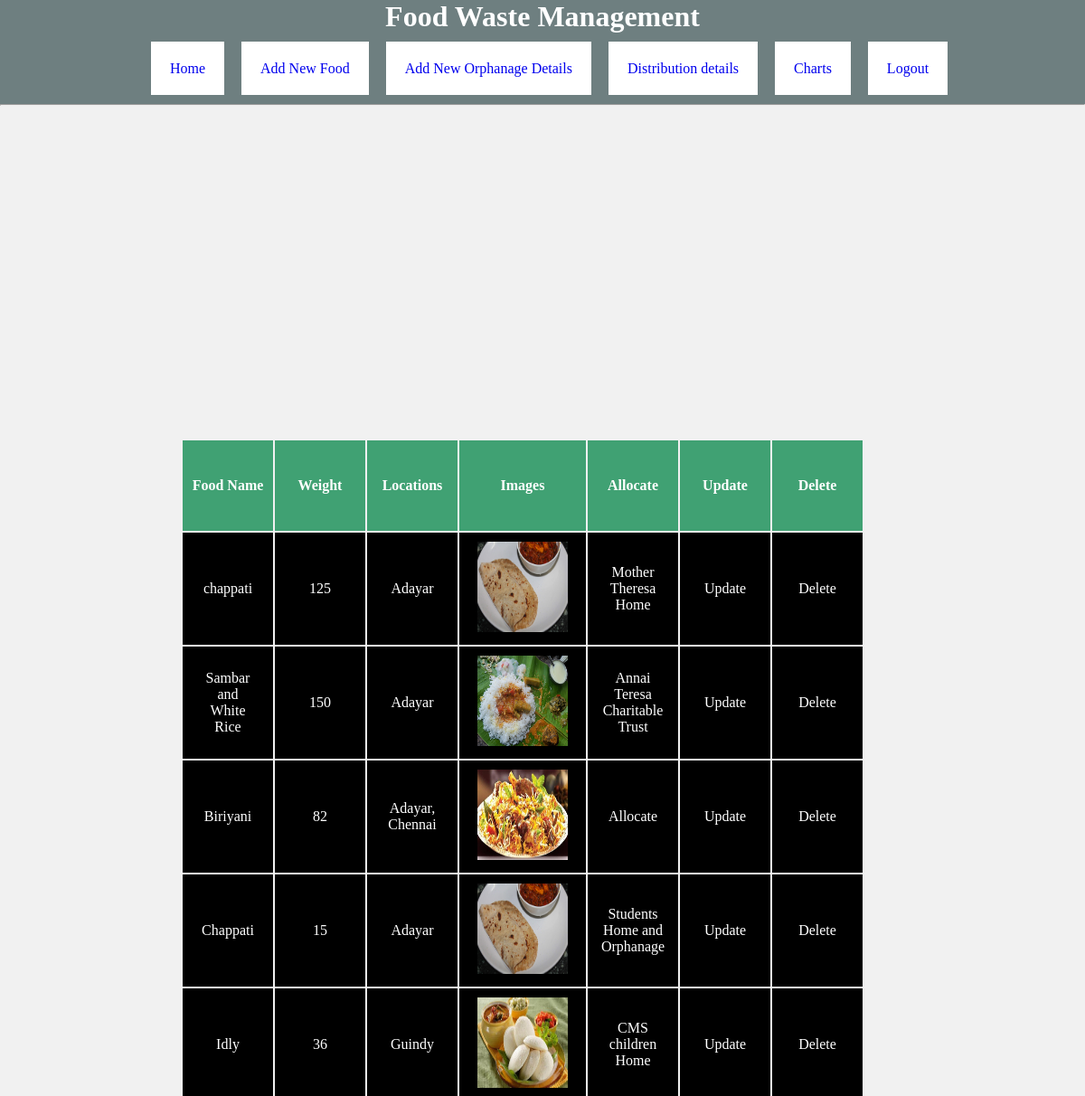
The app's page / (signed in) with its own data.
### mysite/core/models.py (models this page shows, shortened)
class Book(models.Model):
    user = models.ForeignKey(settings.AUTH_USER_MODEL, on_delete=models.CASCADE)
    name = models.CharField(max_length=200)
    weight = models.IntegerField()
    locations = models.CharField(max_length=200)
    allocation = models.CharField(max_length=200)
    document = models.FileField(upload_to='documents/')

### mysite/core/views.py (the view)
# urls.py: path('', core_views.home, name='home'),
@login_required
def home(request, template_name='waste_list.html'):
    book = Book.objects.filter(user=request.user)
    data={}
    data['object_list'] = book
    return render(request, template_name, data)

### mysite/templates/waste_list.html
{% extends 'base.html' %}
{% load static %}
{% block content %}
<link rel="stylesheet" href="{% static 'css/bkform.css' %}">
<div class="datagrid">
<table class="listtbl hovertable" style="margin-left:-100px;margin-bottom:100px;">
<tr height="100px">
<th width="100px"><p>Food Name</p></th>
<th width="100px"><p>Weight</p></th>
<th width="100px"><p>Locations</p></th>
<th width="100px"><p>Images</p></th>
<th width="100px"><p>Allocate</p></th>
<th width="100px"><p>Update</p></th>
<th width="100px"><p>Delete</p></th>
</tr>
    {% for book in object_list %}
		<tr class="alt">
			<td><p>{{ book.name }}</p></td><td><p>{{ book.weight }}</p></td><td><p>{{ book.locations }}</p></td>
			{% if not book.document %}
				<td><a href="{% static 'images/defaultfood.png' %}" target="_blank"><img src="{% static 'images/defaultfood.png' %}" style="width:100px;height:100px"></a></td>
			{% else %}
				<td><a href="{{ book.document.url }}" target="_blank"><img src="{{ book.document.url }}" style="width:100px;height:100px"></a></td>
			{% endif %}
            {% if book.allocation == 'no' or book.allocation == '' %}
                 <td><a href="{% url 'allocate_dets' book.id %}">Allocate</a></td>
            {% else %}
				<td>{{ book.allocation }}</td>
			{% endif %}
			<td><a href="{% url 'update_det' book.id %}">Update</a></td>
			<td><a href="{% url 'delete_det' book.id %}">Delete</a></td>
	{% endfor %}
	</tr>
</table>
</div>
{% endblock %}

### mysite/core/static/css/base.css (style rules this page uses)
* { margin:0px; padding:0px; }
body { background-color: #f1f1f1; }
a { text-decoration:none; }
p { color:white; }
input[type=text], input[type=password], input[type=number], input[type=email], { height:25px; background: #355F80; color:white; }

### mysite/core/static/css/bkform.css (style rules this page uses)
.listtbl { position: absolute; top: 40%; left: 25%; }
table.hovertable td,table.hovertable td p,table.hovertable a { color:white; background:black; text-align: center; padding:10px; }
table.hovertable th { background:#40A173; }

### records on screen
Book: name "chappati", weight "125", locations "Adayar", document (picture), allocation "Mother Theresa Home"
Book: name "Sambar and White Rice", weight "150", locations "Adayar", document (picture), allocation "Annai Teresa Charitable Trust"
Book: name "Biriyani", weight "82", locations "Adayar, Chennai", document (picture), allocation "Allocate"
Book: name "Chappati", weight "15", locations "Adayar", document (picture), allocation "Students Home and Orphanage"
Book: name "Idly", weight "36", locations "Guindy", document (picture), allocation "CMS children Home"
